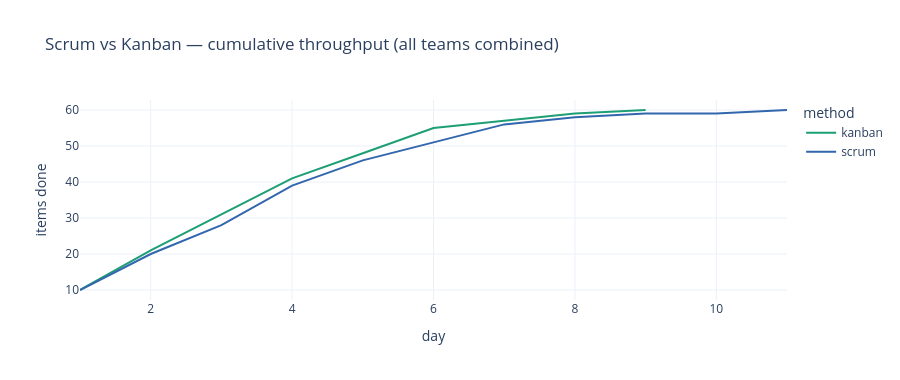

Notebook source saved alongside this figure:
### Markdown cell above
## 6. Scrum vs Kanban head-to-head

Same team config, same backlog — compare the two methodologies directly.

### Code cell
def compare_methods(
    n_carbon: int = 2, n_silicon: int = 1, n_mixed: int = 1,
    c_wip: int = 8, s_wip: int = 20, m_wip: int = 12,
    **backlog_kwargs
) -> pd.DataFrame:
    backlog_template = build_backlog(**backlog_kwargs)
    rows = []

    for method in ('scrum', 'kanban'):
        teams = ([Team(f'Carbon-{i+1}', 'carbon', wip_limit=c_wip) for i in range(n_carbon)] +
                 [Team(f'Silicon-{i+1}', 'silicon', wip_limit=s_wip) for i in range(n_silicon)] +
                 [Team(f'Mixed-{i+1}', 'mixed', wip_limit=m_wip) for i in range(n_mixed)])

        if not teams:
            continue

        backlog = [dataclasses.replace(i) for i in backlog_template]
        df = run_simulation(teams, backlog, method=method)
        df['method'] = method
        rows.append(df)

    return pd.concat(rows)


cmp = compare_methods(n_features=20, n_bugs=15, n_stories=25)

# Aggregate total throughput per day across all teams
daily_total = (cmp.groupby(['method', 'day'])['completed_today']
               .sum().reset_index(name='done'))
daily_total['cumulative'] = daily_total.groupby('method')['done'].cumsum()

fig = px.line(daily_total, x='day', y='cumulative', color='method',
              color_discrete_map={'scrum': '#3266ad', 'kanban': '#1D9E75'},
              title='Scrum vs Kanban — cumulative throughput (all teams combined)',
              labels={'cumulative': 'items done', 'day': 'day'},
              template='plotly_white', height=380)
fig.show()

### Figure 1 — Plotly figure (JSON) as saved in the notebook; plotly's stock layout.template omitted (floating-point values rounded to 4 significant figures)
{"data": [{"hovertemplate": "method=kanban<br>day=%{x}<br>items done=%{y}<extra></extra>", "legendgroup": "kanban", "line": {"color": "#1D9E75", "dash": "solid"}, "marker": {"symbol": "circle"}, "mode": "lines", "name": "kanban", "orientation": "v", "showlegend": true, "x": [1, 2, 3, 4, 5, 6, 7, 8, 9], "xaxis": "x", "y": [10, 21, 31, 41, 48, 55, 57, 59, 60], "yaxis": "y", "type": "scatter"}, {"hovertemplate": "method=scrum<br>day=%{x}<br>items done=%{y}<extra></extra>", "legendgroup": "scrum", "line": {"color": "#3266ad", "dash": "solid"}, "marker": {"symbol": "circle"}, "mode": "lines", "name": "scrum", "orientation": "v", "showlegend": true, "x": [1, 2, 3, 4, 5, 6, 7, 8, 9, 10, 11], "xaxis": "x", "y": [10, 20, 28, 39, 46, 51, 56, 58, 59, 59, 60], "yaxis": "y", "type": "scatter"}], "layout": {"xaxis": {"anchor": "y", "domain": [0.0, 1.0], "title": {"text": "day"}}, "yaxis": {"anchor": "x", "domain": [0.0, 1.0], "title": {"text": "items done"}}, "legend": {"title": {"text": "method"}, "tracegroupgap": 0}, "title": {"text": "Scrum vs Kanban — cumulative throughput (all teams combined)"}, "height": 380}}
